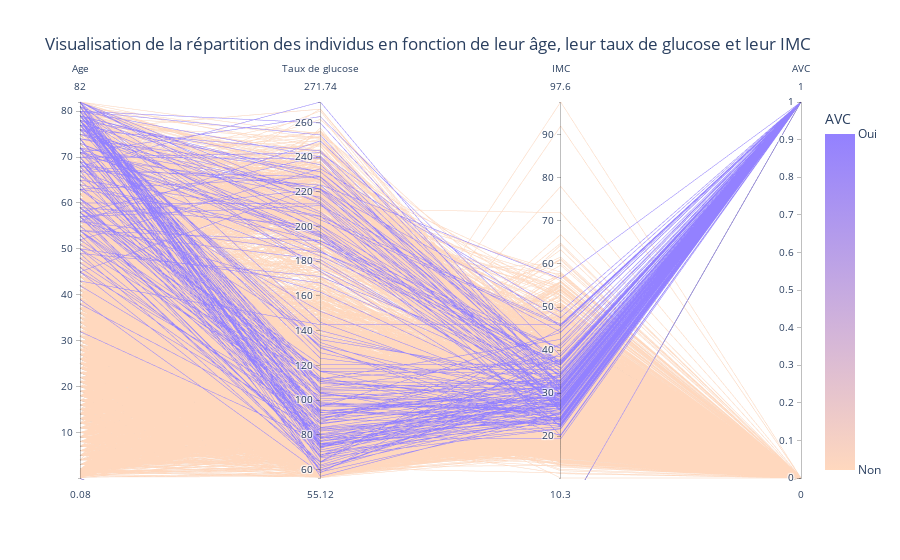

Notebook code cell kept with this figure:
### Code cell
df_copy = df.copy()
df_copy = df_copy.dropna(subset=['bmi'])
df_new = df_copy.drop(columns=['id','gender','hypertension','heart_disease', 'ever_married', 'work_type', 'Residence_type', 'smoking_status'])
fig = px.parallel_coordinates(df_new, color="stroke", title='Visualisation de la répartition des individus en fonction de leur âge, leur taux de glucose et leur IMC', color_continuous_scale=["#FFD8BE","#9381FF"], labels={"age": "Age", "avg_glucose_level": "Taux de glucose", "bmi": "IMC", "stroke": "AVC"})
fig.update_layout(
    coloraxis_colorbar=dict(
        title="AVC",
        tickvals=[0, 1],
        ticktext=["Non", "Oui"],
    )
)

fig.show()

### Figure 1 — Plotly figure (JSON) as saved in the notebook; plotly's stock layout.template omitted (floating-point values rounded to 4 significant figures; data arrays with more than 128 entries replaced by an {"elided": "..."} marker saying what was removed)
{"data": [{"dimensions": [{"label": "Age", "values": {"elided": "5101 float values"}}, {"label": "Taux de glucose", "values": {"elided": "5101 float values"}}, {"label": "IMC", "values": {"elided": "5101 float values"}}, {"label": "AVC", "values": {"elided": "5101 float values"}}], "domain": {"x": [0.0, 1.0], "y": [0.0, 1.0]}, "line": {"color": {"elided": "5101 float values"}, "coloraxis": "coloraxis"}, "name": "", "type": "parcoords"}], "layout": {"coloraxis": {"colorbar": {"title": {"text": "AVC"}, "tickvals": [0, 1], "ticktext": ["Non", "Oui"]}, "colorscale": [[0.0, "#FFD8BE"], [1.0, "#9381FF"]]}, "legend": {"tracegroupgap": 0}, "title": {"text": "Visualisation de la répartition des individus en fonction de leur âge, leur taux de glucose et leur IMC"}}}
